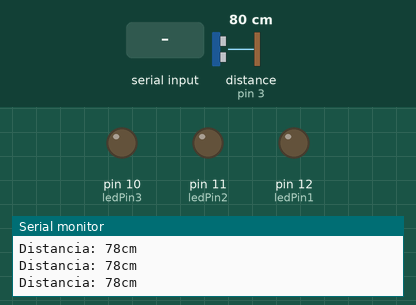
Simulated run of this sketch. Board: Arduino Uno, built with avr-gcc and run on an emulated ATmega328P. On the bench: output pins drawn as LEDs (lit = HIGH), the last lines printed to the serial monitor. Wiring (inferred from the names in the program): ultrasonic range finder: trigger pin 2; echo pin 3. Inputs (shaded band) come from the test bench; at power-on: distance to the obstacle (sensor on pin 3) 80 cm. The echo pulse lasts 58.3 µs per cm; pins used as bus, display or sensor lines are not drawn.

Above: at 1.2 s.
1.3 s: distance to the obstacle (sensor on pin 3) set to 13 cm
2.8 s: distance to the obstacle (sensor on pin 3) set to 10 cm
At 4.1 s:
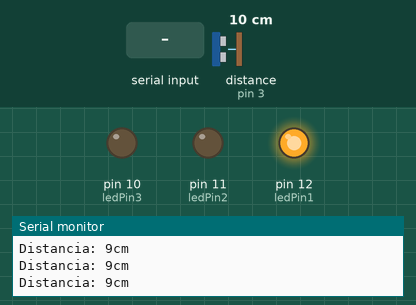
4.4 s: "s" received over Serial
At 4.7 s:
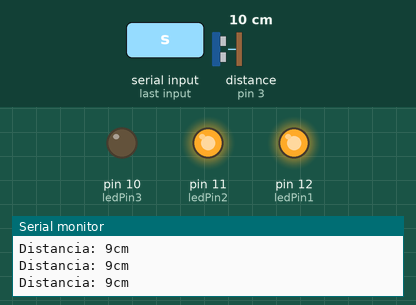
5.9 s: "d" received over the second serial link
At 7.1 s:
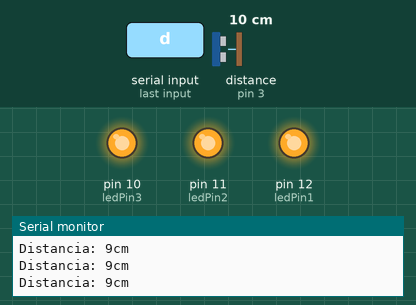
7.4 s: "s" received over the second serial link
At 8.4 s:
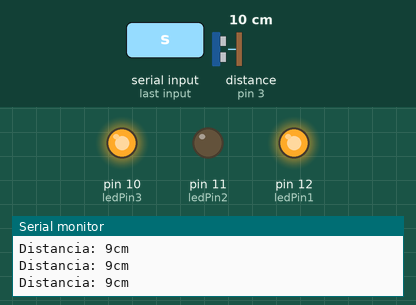
8.9 s: distance to the obstacle (sensor on pin 3) set to 299 cm
At 10.3 s:
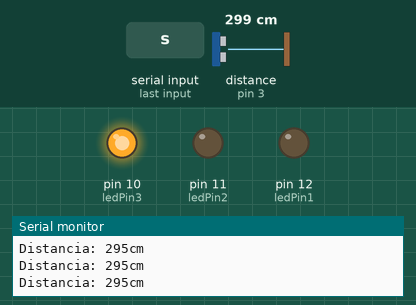
Timing chart, 0 to 11.5 s (numbered marks = the images above; inputs shaded):
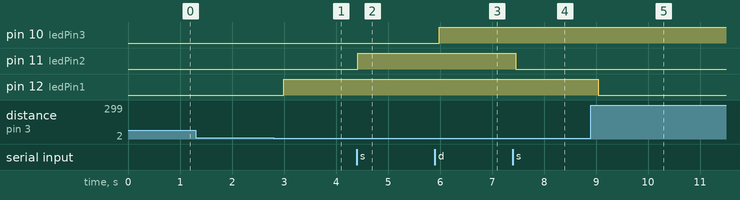

The sketch:

relay.ino
```cpp
#include "SoftwareSerial.h"
SoftwareSerial sw(4,5);//4 es RX, 5 es TX
const int Trigger = 2;   //Pin digital 2 para el Trigger del sensor
const int Echo = 3;
long duracion, distancia;
int ledPin1=12,ledPin2=11,ledPin3=10;
boolean ledOn1 = false, ledOn2 = false, ledOn3 = false;


void ultrasonido(){
  long t,d; //tiempo demora llegar el eco y tiempo en cm
  digitalWrite(Trigger, HIGH);
  delayMicroseconds(10);          //Enviamos un pulso de 10us
  digitalWrite(Trigger, LOW);
  t = pulseIn(Echo, HIGH); //obtenemos el ancho del pulso
  d = t/59;             //escalamos el tiempo a una distancia en cm
  Serial.print("Distancia: ");Serial.print(d);Serial.println("cm\n");
  delay(100);          //Hacemos una pausa de 100ms
  if (d<11){
    digitalWrite(ledPin1,HIGH);
  }else{
    digitalWrite(ledPin1,ledOn1);
  }
}

void foco1(int Led){
ledOn1=!ledOn1;
digitalWrite(Led, ledOn1);
}

void foco2(int Led){
ledOn2=!ledOn2;
digitalWrite(Led, ledOn2);
}

void foco3(int Led){
ledOn3=!ledOn3;
digitalWrite(Led, ledOn3);
}

void setup(){

Serial.begin(9600);
sw.begin(9600);
pinMode(ledPin1,OUTPUT);
pinMode(ledPin2,OUTPUT);
pinMode(ledPin3,OUTPUT);
pinMode(Trigger, OUTPUT); pinMode(Echo, INPUT);
digitalWrite(Trigger, LOW);//Inicializamos el pin con 0
}

void loop(){
ultrasonido();

if (Serial.available()>0) {
  char teclado = Serial.read();
  if(teclado=='a'){foco1(ledPin1);
  Serial.write(teclado);
  Serial.println();
  delay(50);
}

if(teclado=='s'){foco2(ledPin2);
  Serial.write(teclado);
  Serial.println();
  delay(50);
}

  if(teclado=='d'){foco3(ledPin3);
  Serial.write(teclado);
  Serial.println();
  delay(50);
  }

 }

  if (sw.available() > 0) {
    char teclado = sw.read();
    if(teclado=='a'){foco1(ledPin1);
    Serial.write(teclado);
    Serial.println();
    delay(50);
  }

    if(teclado=='s'){foco2(ledPin2);
    Serial.write(teclado);
    Serial.println();
    delay(50);
  }

    if(teclado=='d'){foco3(ledPin3);
    Serial.write(teclado);
    Serial.println();
    delay(50);
  }

 }

}
```

Measured:
- the behaviour switches between 12 and 11 cm on distance to the obstacle (sensor on pin 3) (found by bisection; images 0 and 1)
- after the input at 2.8 s, pin 12 (ledPin1): LOW → HIGH after 0.20 s
- after the input at 4.4 s, pin 11 (ledPin2): LOW → HIGH at once
- after the input at 5.9 s, pin 10 (ledPin3): LOW → HIGH after 0.08 s
- after the input at 7.4 s, pin 11 (ledPin2): HIGH → LOW after 0.05 s
- after the input at 8.9 s, pin 12 (ledPin1): HIGH → LOW after 0.14 s
